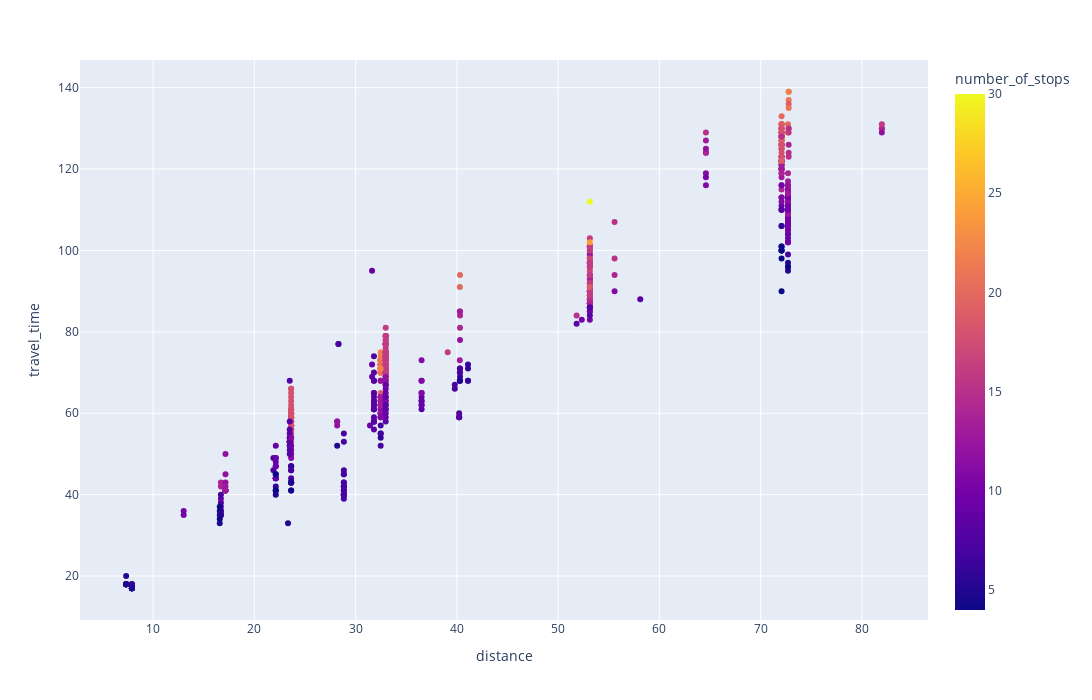

Source (notebook cell):
### Code cell
df = pd.DataFrame(num_stops)
df['travel_time'] = df['travel_time'] / 60
# df = df.groupby(by='train_line')
# print(df)
fig = px.scatter(df, x="distance", y="travel_time", color='number_of_stops', hover_name="train_label")
fig.update_layout(
    width = 1400,
    height = 700
)
fig.show()

### Figure 1 — Plotly figure (JSON) as saved in the notebook; plotly's stock layout.template omitted (floating-point values rounded to 4 significant figures; data arrays with more than 128 entries replaced by an {"elided": "..."} marker saying what was removed)
{"data": [{"hovertemplate": "<b>%{hovertext}</b><br><br>distance=%{x}<br>travel_time=%{y}<br>number_of_stops=%{marker.color}<extra></extra>", "hovertext": {"elided": "664 str values"}, "legendgroup": "", "marker": {"color": {"elided": "664 int values"}, "coloraxis": "coloraxis", "symbol": "circle"}, "mode": "markers", "name": "", "orientation": "v", "showlegend": false, "type": "scatter", "x": {"elided": "664 float values"}, "xaxis": "x", "y": {"elided": "664 int values"}, "yaxis": "y"}], "layout": {"coloraxis": {"colorbar": {"title": {"text": "number_of_stops"}}, "colorscale": [[0, "#0d0887"], [0.1111, "#46039f"], [0.2222, "#7201a8"], [0.3333, "#9c179e"], [0.4444, "#bd3786"], [0.5556, "#d8576b"], [0.6667, "#ed7953"], [0.7778, "#fb9f3a"], [0.8889, "#fdca26"], [1, "#f0f921"]]}, "height": 700, "legend": {"tracegroupgap": 0}, "margin": {"t": 60}, "width": 1400, "xaxis": {"anchor": "y", "domain": [0, 1], "title": {"text": "distance"}}, "yaxis": {"anchor": "x", "domain": [0, 1], "title": {"text": "travel_time"}}}}
